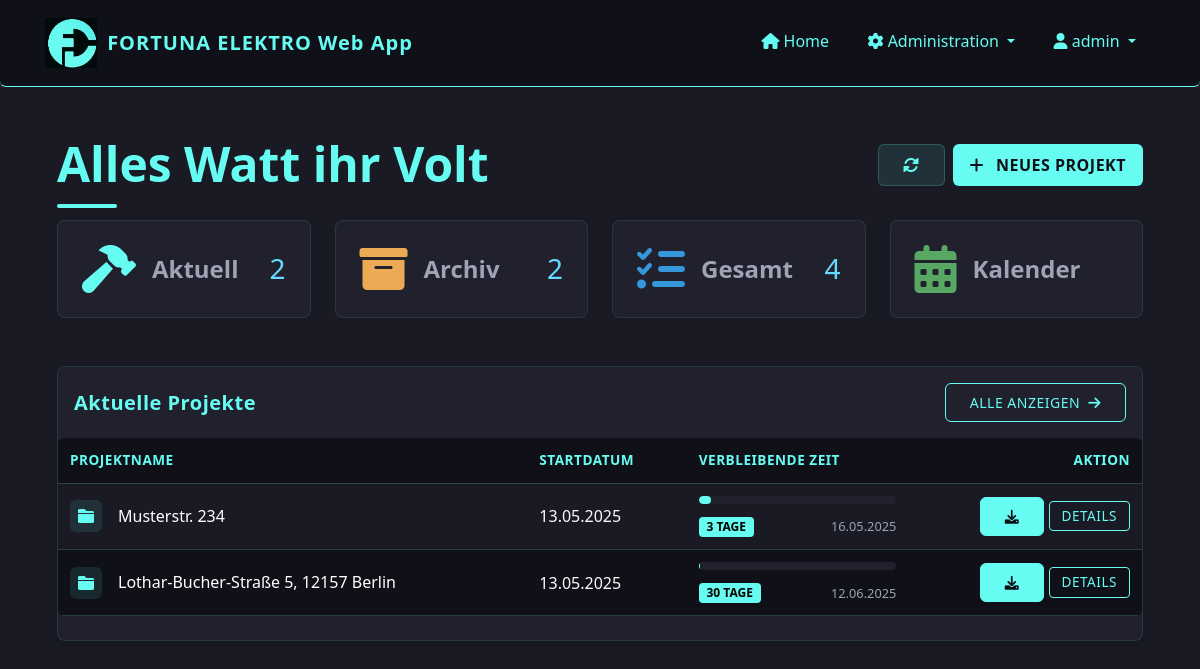
Page / (signed in) on the earlier database version.
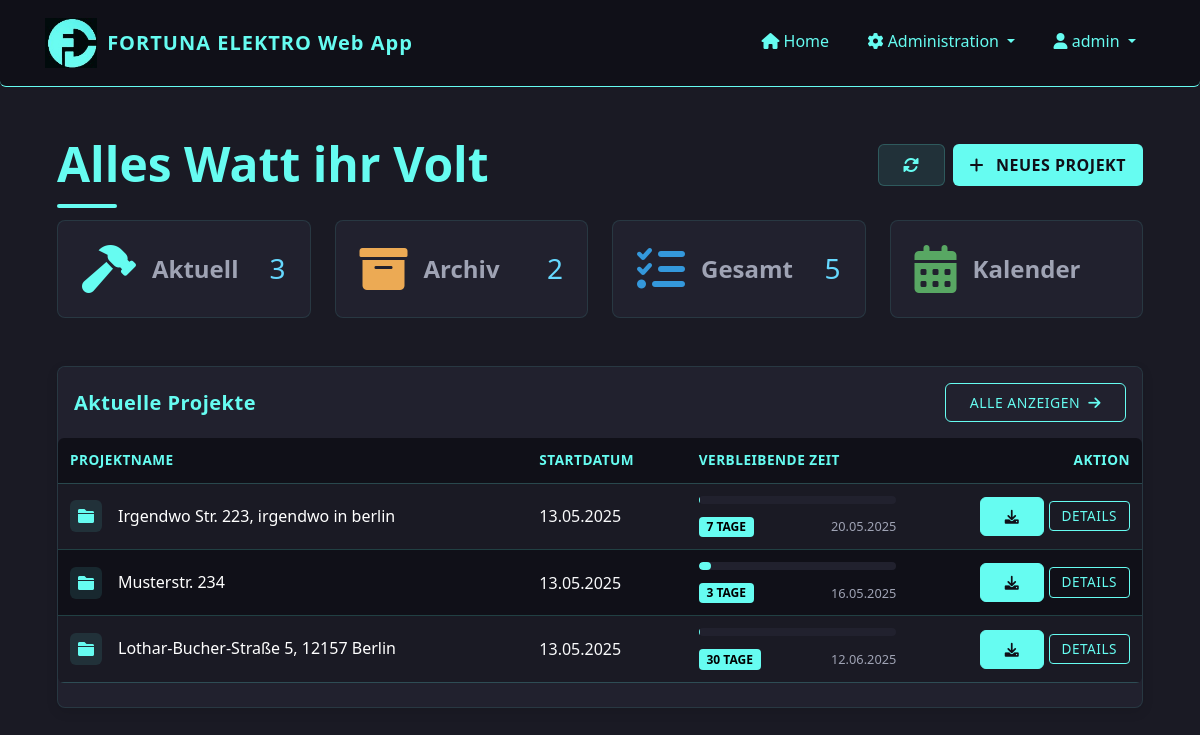
Same page on the later database version.
### app/models/user.py (models this page shows, shortened)
class User(UserMixin, db.Model):
    id = db.Column(db.Integer, primary_key=True)
    username = db.Column(db.String(64), unique=True, nullable=False)
    password_hash = db.Column(db.String(128), nullable=False)
    password = None  # Virtual field for Flask-Admin, not stored in DB
    role = db.Column(db.String(20), nullable=False, default='installateur')  # 'admin' oder 'installateur'
    is_active = db.Column(db.Boolean, default=True)
    created_at = db.Column(db.DateTime, default=datetime.utcnow)
    projects = db.relationship('Project', backref='creator', lazy='dynamic')
    files = db.relationship('File', backref='uploader', lazy='dynamic')
    timesheets = db.relationship('Timesheet', backref='employee', lazy='dynamic')
    def is_admin(self):
        return self.role == 'admin'

### app/models/project.py (models this page shows, shortened)
class Project(db.Model):
    id = db.Column(db.Integer, primary_key=True)
    name = db.Column(db.String(128), nullable=False)  # Adresse als Projektname
    description = db.Column(db.Text)
    start_date = db.Column(db.DateTime, default=datetime.utcnow)
    end_date = db.Column(db.DateTime)
    status = db.Column(db.String(20), default='in_bearbeitung')  # 'in_bearbeitung', 'abgeschlossen', 'archiviert'
    creator_id = db.Column(db.Integer, db.ForeignKey('user.id'))
    files = db.relationship('File', backref='project', lazy='dynamic', cascade='all, delete-orphan')
    timesheets = db.relationship('Timesheet', backref='project', lazy='dynamic', cascade='all, delete-orphan')
    def is_overdue(self):
        if not self.end_date:
            return False
        return self.end_date < datetime.now()
    def days_remaining(self):
        if not self.end_date:
            return None
        today = datetime.now()
        delta = (self.end_date.date() - today.date()).days
        return delta
    def get_progress_percentage(self):
        if not self.end_date or not self.start_date:
            return 0
        now = datetime.now()
        if isinstance(self.start_date, datetime) and isinstance(self.end_date, datetime):
            total_duration = (self.end_date - self.start_date).total_seconds()
            elapsed_time = (now - self.start_date).total_seconds()
        if elapsed_time >= total_duration:
            return 100
        progress = (elapsed_time / total_duration) * 100
        return round(progress, 1)  # Auf eine Dezimalstelle runden

### app/routes/dashboard.py (the view)
@dashboard.route('/')
@login_required
def index():
    in_progress = Project.query.filter_by(status='in_bearbeitung').order_by(Project.start_date.desc()).all()
    archived = Project.query.filter_by(status='archiviert').order_by(Project.start_date.desc()).all()
    now = datetime.now()
    return render_template(
        'dashboard/index.html',
        title='Dashboard',
        in_progress=in_progress,
        archived=archived,
        now=now  # Add this line to pass the current datetime
    )

### app/templates/dashboard/index.html (shortened to what this page needs)
{% extends "base.html" %}
{% block content %}
<link rel="stylesheet" href="{{ url_for('static', filename='css/calendar.css') }}">
<link rel="stylesheet" href="{{ url_for('static', filename='css/home.css') }}">
<link rel="stylesheet" href="{{ url_for('static', filename='css/project-modal.css') }}">
<link rel="stylesheet" href="{{ url_for('static', filename='css/card_mobile.css') }}">
<link href="https://cdnjs.cloudflare.com/ajax/libs/font-awesome/6.0.0/css/all.min.css" rel="stylesheet">
<div class="container-fluid py-4">
    <div class="d-flex flex-column flex-md-row justify-content-between align-items-start align-items-md-center mb-4 gap-3">
        <div class="position-relative">
            <div class="dashboard-heading-decoration"></div>
            <h4 class="fw-bold mb-1 display-5 position-relative">Alles Watt ihr Volt</h4>
        </div>
        <div class="d-flex">
            <a href="{{ url_for('dashboard.index') }}" class="btn btn-light me-2 btn-refresh" aria-label="Aktualisieren">
                <i class="fas fa-sync-alt"></i>
            </a>
            <a href="{{ url_for('projects.new_project') }}" class="btn btn-neues-projekt">
                <i class="fas fa-plus me-1"></i> NEUES PROJEKT
            </a>
        </div>
    </div>
<div class="row g-4 mb-5">
    <div class="col-12 col-sm-6 col-lg-3">
        <div class="card h-100 border-0 shadow-hover stat-card custom-stat-card" data-bs-toggle="modal" data-bs-target="#projectsModal" data-tab-target="in-progress-tab">
            <div class="card-body p-4">
                <div class="d-flex align-items-center justify-content-between">
                    <div class="d-flex align-items-center gap-3">
                        <i class="fas fa-hammer fa-3x text-primary"></i>
                        <span class="text-muted fw-bold fs-4">Aktuell</span>
                    </div>
                    <h3 class="mb-0">{{ in_progress|length }}</h3>
                </div>
            </div>
        </div>
    </div>
    <div class="col-12 col-sm-6 col-lg-3">
        <div class="card h-100 border-0 shadow-hover stat-card custom-stat-card" data-bs-toggle="modal" data-bs-target="#projectsModal" data-tab-target="archived-tab">
            <div class="card-body p-4">
                <div class="d-flex align-items-center justify-content-between">
                    <div class="d-flex align-items-center gap-3">
                        <i class="fas fa-archive fa-3x text-warning"></i>
                        <span class="text-muted fw-bold fs-4">Archiv</span>
                    </div>
                    <h3 class="mb-0">{{ archived|length }}</h3>
                </div>
            </div>
        </div>
    </div>
    <div class="col-12 col-sm-6 col-lg-3">
        <div class="card h-100 border-0 shadow-hover stat-card custom-stat-card" data-bs-toggle="modal" data-bs-target="#projectsModal" data-tab-target="all-tab">
            <div class="card-body p-4">
                <div class="d-flex align-items-center justify-content-between">
                    <div class="d-flex align-items-center gap-3">
                        <i class="fas fa-tasks fa-3x text-info"></i>
                        <span class="text-muted fw-bold fs-4">Gesamt</span>
                    </div>
                    <h3 class="mb-0">{{ (in_progress|length) + (completed|length) + (archived|length) }}</h3>
                </div>
            </div>
        </div>
    </div>
    <div class="col-12 col-sm-6 col-lg-3">
        <div class="card h-100 border-0 shadow-hover stat-card custom-stat-card" data-bs-toggle="modal" data-bs-target="#projectsModal" data-tab-target="calendar-tab">
            <div class="card-body p-4">
                <div class="d-flex align-items-center justify-content-between">
                    <div class="d-flex align-items-center gap-3">
                        <i class="fas fa-calendar-alt fa-3x text-success"></i>
                        <span class="text-muted fw-bold fs-4">Kalender</span>
                    </div>
                </div>
            </div>
        </div>
    </div>
</div>
<div class="row mb-4">
    <div class="col-12">
        <div class="card border-0 shadow-hover aktuelle-projekte">
            <div class="card-header border-0 py-3">
                <div class="d-flex justify-content-between align-items-center w-100">
                    <h5 class="mb-0">Aktuelle Projekte</h5>
                    <button class="btn btn-sm btn-outline-primary" data-bs-toggle="modal" data-bs-target="#projectsModal">
                        Alle anzeigen <i class="fas fa-arrow-right ms-1"></i>
                    </button>
                </div>
            </div>
            <div class="card-body p-0">
                {% if in_progress %}
                <div class="table-responsive">
                    <table class="table table-hover align-middle mb-0">
                        <thead>
                            <tr>
                                <th>Projektname</th>
                                <th class="d-none d-md-table-cell">Startdatum</th>
                                <th class="d-none d-lg-table-cell">Verbleibende Zeit</th>
                                <th class="text-end">Aktion</th>
                            </tr>
                        </thead>
                        <tbody>
                            {% for project in in_progress[:5] %}
                                <tr>
                                    <td>
                                        <div class="d-flex align-items-center">
                                            <div class="project-icon me-3">
                                                <i class="fas fa-folder" style="color: var(--accent);"></i>
                                            </div>
                                            <div>
                                                <h6 class="mb-0" style="color: white;">{{ project.name }}</h6>
                                            </div>
                                        </div>
                                    </td>
                                    <td class="d-none d-md-table-cell text-light">{{ project.start_date.strftime('%d.%m.%Y') }}</td>
                                    <td class="d-none d-lg-table-cell">
                                        {% if project.end_date %}
                                            <div class="progress-container">
                                                <div class="progress-wrapper">
                                                    <div class="progress" style="height: 8px; background-color: var(--primary-light);">
                                                        <div class="progress-bar" role="progressbar"
                                                            style="width: {{ project.get_progress_percentage() }}%; background-color: var(--accent);"
                                                            aria-valuenow="{{ project.get_progress_percentage() }}" aria-valuemin="0" aria-valuemax="100">
                                                        </div>
                                                    </div>
                                                    <div class="date-time-container">
                                                        <span class="badge bg-info countdown-badge" style="color: #000 !important; font-weight: bold;">
                                                            {% if project.is_overdue() %}
                                                                Überfällig
                                                            {% elif project.days_remaining() == 0 %}
                                                                Heute fällig
                                                            {% elif project.days_remaining() == 1 %}
                                                                1 Tag
                                                            {% else %}
                                                                {{ project.days_remaining() }} Tage
                                                            {% endif %}
                                                        </span>
                                                        <span class="end-date date-text text-muted">{{ project.end_date.strftime('%d.%m.%Y') }}</span>
                                                    </div>
                                                </div>
                                            </div>
                                        {% else %}
                                            <div class="d-flex align-items-center">
                                                <span class="badge bg-secondary">Kein Enddatum</span>
                                            </div>
                                        {% endif %}
                                    </td>
                                    <td class="text-end">
                                        <a href="{{ url_for('files.download_project', project_id=project.id) }}" class="btn btn-sm btn-primary">
                                            <i class="fas fa-download"></i>
                                        </a>
                                        <a href="{{ url_for('projects.view_project', project_id=project.id) }}" class="btn btn-sm btn-outline-primary details">
                                            Details
                                        </a>
                                    </td>
                                </tr>
                            {% endfor %}
                        </tbody>
                    </table>
                </div>
                {% endif %}
            </div>
        </div>
    </div>
</div>
                        {% set all_projects = in_progress + archived %}
{% endblock %}

### app/templates/base.html (shortened to what this page needs)
<!DOCTYPE html>
<html lang="de">
<head>
    <link href="https://cdn.jsdelivr.net/npm/bootstrap@5.3.0/dist/css/bootstrap.min.css" rel="stylesheet">
    <link rel="stylesheet" href="https://cdn.jsdelivr.net/npm/bootstrap-icons@1.11.1/font/bootstrap-icons.css">
    <link rel="stylesheet" href="https://cdnjs.cloudflare.com/ajax/libs/font-awesome/6.0.0/css/all.min.css">
    <link rel="stylesheet" href="{{ url_for('static', filename='css/responsive.css') }}">
</head>
<body>
    <nav class="navbar navbar-expand-lg navbar-dark mb-4">
        <div class="container">
            <a class="navbar-brand d-flex align-items-center" href="{{ url_for('dashboard.index') }}">
                <img src="{{ url_for('static', filename='img/logo1.jpg') }}" alt="Fortuna Elektro Logo">
                <span>FORTUNA ELEKTRO Web App</span>
            </a>
            <div class="collapse navbar-collapse" id="navbarNav">
                <ul class="navbar-nav ms-auto">
                    {% if current_user.is_authenticated %}
                        <li class="nav-item">
                            <a class="nav-link" href="{{ url_for('dashboard.index') }}">
                                <i class="fas fa-home"></i> Home
                            </a>
                        </li>
                        {% if current_user.is_authenticated and current_user.is_admin() %}
                            <li class="nav-item dropdown">
                                <a class="nav-link dropdown-toggle" href="#" role="button" data-bs-toggle="dropdown">
                                    <i class="fas fa-cog"></i> Administration
                                </a>
                            </li>
                        {% endif %}
                        <li class="nav-item dropdown">
                            <a class="nav-link dropdown-toggle" href="#" role="button" data-bs-toggle="dropdown">
                                <i class="fas fa-user"></i> {{ current_user.username }}
                            </a>
                        </li>
                    {% else %}
                        <li class="nav-item">
                            <a class="nav-link" href="{{ url_for('auth.login') }}">
                                <i class="fas fa-sign-in-alt"></i> Anmelden
                            </a>
                        </li>
                    {% endif %}
                </ul>
            </div>
        </div>
    </nav>
    <div class="container content-container">
        {% block content %}{% endblock %}
    </div>
</body>
</html>

Differences in the rows shown:
added Project: name "Irgendwo Str. 223, irgendwo in berlin", start_date "13.05.2025", days_remaining "7", end_date "20.05.2025"
Other differences:
{{ in_progress|length }}: "2" → "3"
{{ (in_progress|length) + (completed|length) + (archived|length) }}: "4" → "5"
